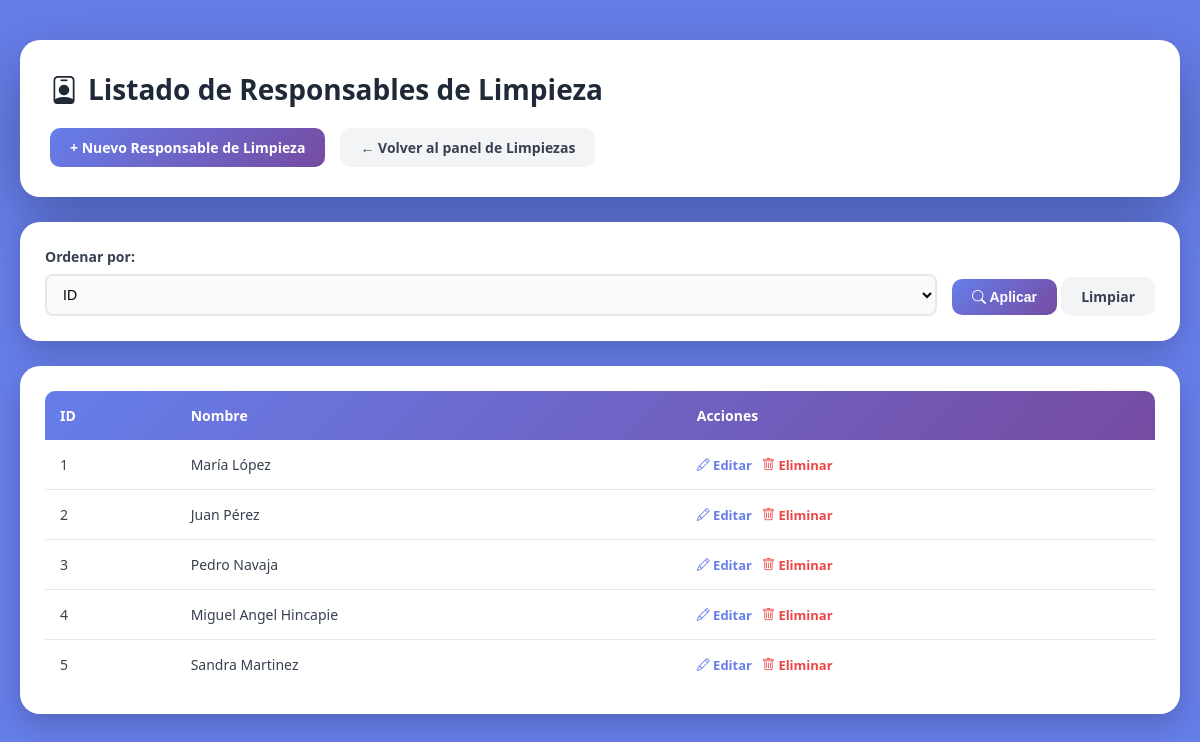
/frontend/cleaning_responsibles/CleaningResponsiblesList.php (signed in), run on the app's committed database.
### tables this page shows
CREATE TABLE `cleaning_responsibles` (
  `id` int(11) NOT NULL,
  `user_id` int(11) DEFAULT NULL,
  `name` varchar(100) NOT NULL,
  `created_at` datetime DEFAULT current_timestamp(),
  `is_active` tinyint(1) DEFAULT 1,
  `deleted_at` datetime DEFAULT NULL
);

### backend/models/CleaningResponsible.php (called while the page is built, shortened)
<?php
class CleaningResponsible {
    private $pdo;
    public function __construct($pdo) {
        $this->pdo = $pdo;
    }
    public function getAll($order = 'id', $includeInactive = false) {
        $sql = "SELECT * FROM cleaning_responsibles";
        if (!$includeInactive) {
            $sql .= " WHERE is_active = 1 AND deleted_at IS NULL";
        }
        $allowedOrders = ['id', 'name'];
        $sql .= " ORDER BY $order ASC";
        $stmt = $this->pdo->query($sql);
        return $stmt->fetchAll(PDO::FETCH_ASSOC);
    }
}

### frontend/cleaning_responsibles/CleaningResponsiblesList.php (the view, shortened to what this page needs)
<?php
require_once __DIR__ . '/../../config/config.php';
require_once __DIR__ . '/../../backend/models/CleaningResponsible.php';
$model = new CleaningResponsible($pdo);
$order = $_GET['order'] ?? 'id';
$responsibles = $model->getAll($order);
?>
<!DOCTYPE html>
<html lang="es">
<head>
  <link rel="stylesheet" href="https://cdn.jsdelivr.net/npm/bootstrap-icons@1.11.3/font/bootstrap-icons.css">
</head>
<body>
  <div class="container">
    <div class="header-section">
      <h1><i class="bi bi-person-badge"></i> Listado de Responsables de Limpieza</h1>
      <div class="action-bar">
        <a href="CleaningResponsiblesForm.php" class="btn btn-primary">+ Nuevo Responsable de Limpieza</a>
        <a href="../cleanings/CleaningsList.php" class="btn btn-secondary">← Volver al panel de Limpiezas</a>
      </div>
    </div>
    <div class="filter-card">
      <form class="filter-form" method="GET">
        <div class="filter-group">
          <label>Ordenar por:</label>
          <select name="order">
            <option value="id" <?= ($_GET['order'] ?? '') == 'id' ? 'selected' : '' ?>>ID</option>
          </select>
        </div>
        <div class="filter-actions">
          <button type="submit" class="btn btn-primary"><i class="bi bi-search"></i> Aplicar</button>
          <a href="OwnersList.php" class="btn btn-secondary">Limpiar</a>
        </div>
      </form>
    </div>
    <div class="table-card">
      <?php if (count($responsibles) > 0): ?>
        <table>
          <thead>
            <tr>
              <th>ID</th>
              <th>Nombre</th>
              <th>Acciones</th>
            </tr>
          </thead>
          <tbody>
            <?php foreach ($responsibles as $r): ?>
            <tr>
              <td><?= $r['id'] ?></td>
              <td><?= htmlspecialchars($r['name']) ?></td>
              <td>
                <div class="action-links">
                  <a href="CleaningResponsiblesForm.php?id=<?= $r['id'] ?>" class="action-link"><i class="bi bi-pencil"></i> Editar</a>
                  <a href="../../backend/controllers/CleaningResponsibleController.php?delete=<?= $r['id'] ?>" class="action-link delete" onclick="return confirm('¿Eliminar este responsable de limpieza?')"><i class="bi bi-trash"></i> Eliminar</a>
                </div>
              </td>
            </tr>
            <?php endforeach; ?>
          </tbody>
        </table>
      <?php else: ?>
        <div class="no-data">
          📭 No se encontraron responsables de limpieza
        </div>
      <?php endif; ?>
    </div>
  </div>
</body>
</html>

### frontend/cleaning_responsibles/CleaningResponsiblesList.php (style rules this page uses)
* { margin: 0; padding: 0; box-sizing: border-box; }
body { font-family: 'Segoe UI', Tahoma, Geneva, Verdana, sans-serif; background: #667eea; min-height: 100vh; padding: 40px 20px; }
.container { max-width: 1200px; margin: 0 auto; }
.header-section { background: white; border-radius: 20px; padding: 30px; margin-bottom: 25px; box-shadow: 0 20px 60px rgba(0, 0, 0, 0.3); animation: fadeIn 0.5s ease; }
.header-section h1 { color: #1f2937; font-size: 28px; margin-bottom: 20px; display: flex; align-items: center; gap: 10px; }
.action-bar { display: flex; gap: 15px; flex-wrap: wrap; }
.btn { display: inline-block; padding: 10px 20px; border-radius: 10px; text-decoration: none; font-weight: 600; font-size: 14px; transition: all 0.3s ease; border: none; cursor: pointer; }
.btn-primary { background: linear-gradient(135deg, #667eea 0%, #764ba2 100%); color: white; }
.btn-secondary { background: #f3f4f6; color: #374151; }
.filter-card { background: white; border-radius: 20px; padding: 25px; margin-bottom: 25px; box-shadow: 0 10px 30px rgba(0, 0, 0, 0.2); animation: fadeIn 0.6s ease; }
.filter-form { display: flex; gap: 15px; flex-wrap: wrap; align-items: end; }
.filter-group { flex: 1; min-width: 150px; }
.filter-group label { display: block; color: #374151; font-weight: 600; margin-bottom: 8px; font-size: 14px; }
.filter-group select { width: 100%; padding: 10px 12px; border: 2px solid #e5e7eb; border-radius: 8px; font-size: 14px; background-color: #f9fafb; transition: all 0.3s ease; }
.table-card { background: white; border-radius: 20px; padding: 25px; box-shadow: 0 10px 30px rgba(0, 0, 0, 0.2); animation: fadeIn 0.7s ease; overflow-x: auto; }
table { width: 100%; border-collapse: collapse; }
thead { background: linear-gradient(135deg, #667eea 0%, #764ba2 100%); }
th { padding: 15px; text-align: left; color: white; font-weight: 600; font-size: 14px; white-space: nowrap; }
th:first-child { border-top-left-radius: 10px; }
th:last-child { border-top-right-radius: 10px; }
td { padding: 15px; border-bottom: 1px solid #e5e7eb; color: #374151; font-size: 14px; }
tr:last-child td { border-bottom: none; }
tbody tr { transition: background-color 0.2s ease; }
.action-links { display: flex; gap: 10px; }
.action-link { color: #667eea; text-decoration: none; font-weight: 600; font-size: 13px; transition: color 0.3s ease; }
.action-link.delete { color: #ef4444; }

### data on the page
cleaning_responsibles: id "1", name "María López"
cleaning_responsibles: id "2", name "Juan Pérez"
cleaning_responsibles: id "3", name "Pedro Navaja"
cleaning_responsibles: id "4", name "Miguel Angel Hincapie"
cleaning_responsibles: id "5", name "Sandra Martinez"
